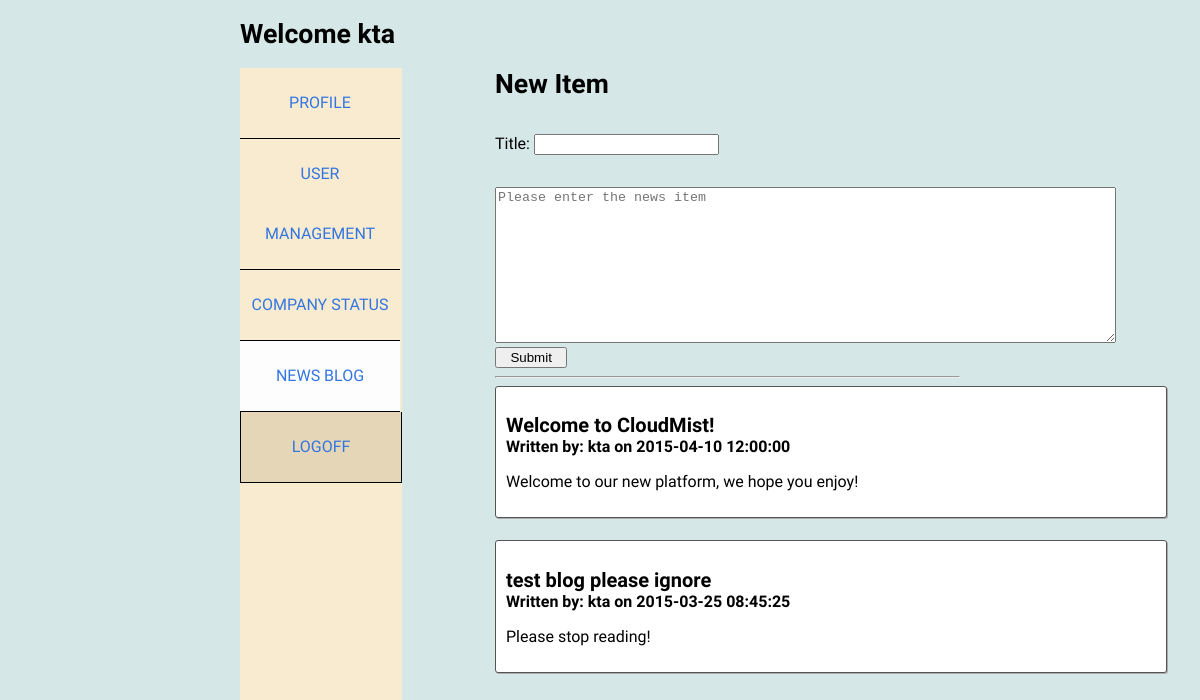
Screenshot of /CloudMistWeb/admin-frontend/admin_blog.php (signed in) with the database file from the repository.
### tables this page shows
CREATE TABLE news_item (	article_no int AUTO_INCREMENT NOT NULL,
							title VARCHAR(30) NOT NULL,
							content TEXT,
							date_written DATETIME,
							a_user VARCHAR(20) NOT NULL,
							FOREIGN KEY (a_user) REFERENCES admins (a_user),
							PRIMARY KEY (article_no)
						);

### CloudMistWeb/backend/fetch_news.php (the view, shortened to what this page needs)
<?php
    function showNews() {
        require '../backend/connect.php';
        $fetch_news_q = "SELECT title, content, date_written, a_user "
                . "FROM news_item "
                . "ORDER BY date_written DESC";
        $result = mysqli_query($conn, $fetch_news_q);
        while ($row = $result -> fetch_assoc()) {
            echo "<div class='news_item'>"
            . "<h2>".$row['title']."</h2>"
            . "<h3> Written by: ".$row['a_user']." on "
            . $row['date_written']."</h3>"
            . "<p>".$row['content']."</p>"
            . "</div>";
        }
    }
?>

### CloudMistWeb/css/stylesheet.css (style rules this page uses)
* { border-collapse:collapse; }
h2 { font-size: 20px; font-family: 'PT Sans', sans-serif; margin-bottom: 0; }
h3 { font-size: 12pt; font-family: 'PT Sans', sans-serif; color:#000; margin: 0; }
body { background-color:#fff; margin: auto; width: 60%; }
p { font-size:12pt; font-family: 'PT Sans', sans-serif; color:#000; word-wrap: normal; }
.news_item { width: 650px; margin-bottom: 22px; background: #fff; border: 1px solid #555; padding: 10px; border-radius: 3px; box-shadow: 1px 1px 0px 0px #aaa; }

### CloudMistWeb/css/adminstyle.css (style rules this page uses)
body { background: #d6e7e7; }

### rows the page displays
news_item: title "Welcome to CloudMist!", a_user "kta", date_written "2015-04-10 12:00:00", content "Welcome to our new platform, we hope you enjoy!"
news_item: title "test blog please ignore", a_user "kta", date_written "2015-03-25 08:45:25", content "Please stop reading!"
